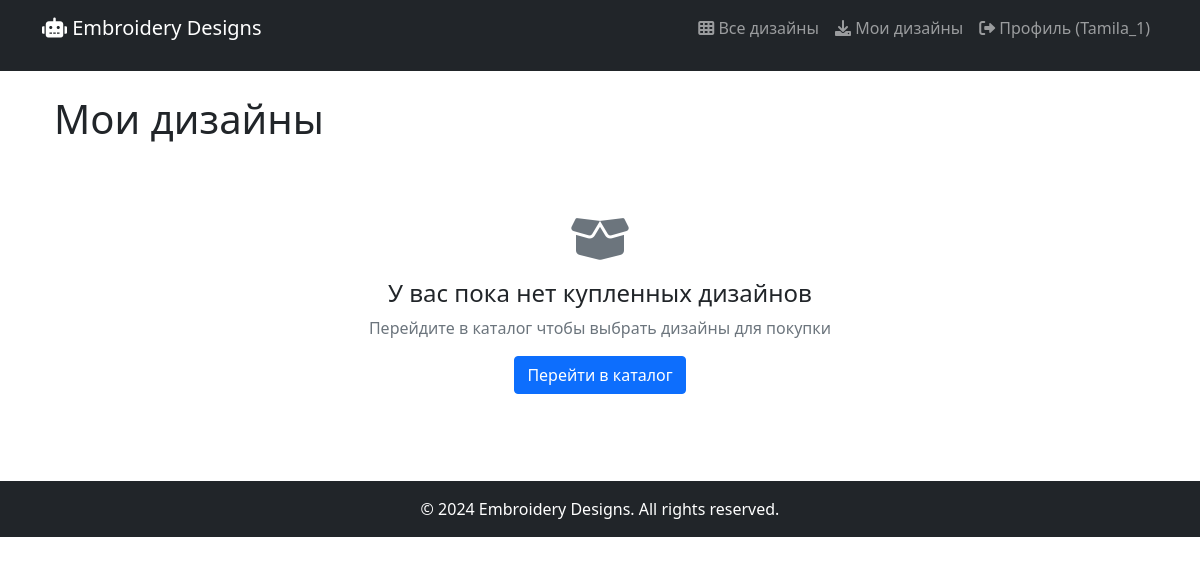
/my-designs/ (signed in), run on an earlier commit of the app's database.
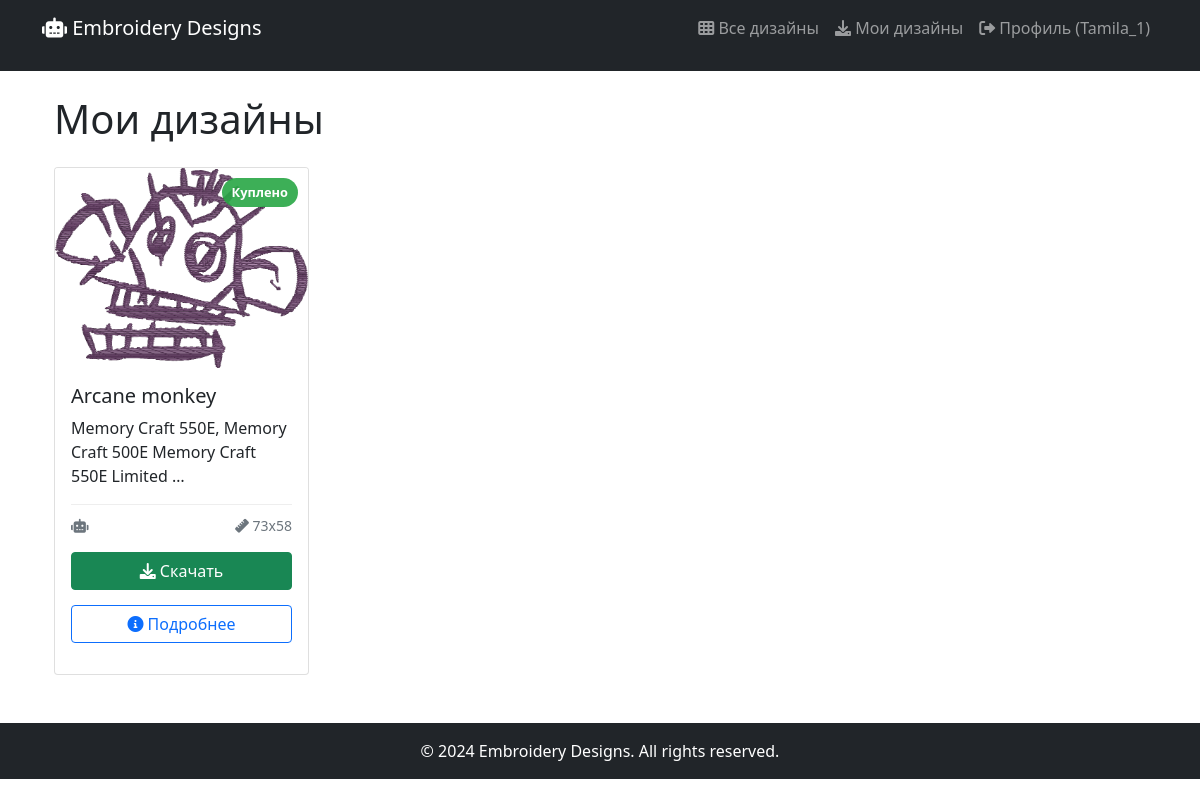
And on a later commit of the database.
### designs/models.py (models this page shows, shortened)
class Design(models.Model):
    title = models.CharField(max_length=200)
    description = models.TextField()
    category = models.ForeignKey(
        Category,
        on_delete=models.CASCADE,
        related_name='designs'
    )
    machine_types = models.ManyToManyField(
        MachineType,
        related_name='designs',
        blank=True
    )
    design_width = models.IntegerField(help_text="Ширина дизайна в мм", default=100)
    design_height = models.IntegerField(help_text="Высота дизайна в мм", default=100)
    stitch_count = models.IntegerField(default=0, help_text="Общее количество стежков в дизайне")
    design_size = models.CharField(max_length=100, help_text="Размер дизайна в мм (например: 100x100)",
                                    blank=True, default="100x100")
    compatible_hoops = models.ManyToManyField(
        HoopSize,
        blank=True,
        verbose_name="Совместимые пяльца",
        help_text="Выберите пяльца, для которых подходит этот дизайн"
    )
    image_preview = models.ImageField(upload_to='designs/previews/')
    plus_storage = PlusFriendlyStorage()
    design_file = models.FileField(upload_to=upload_to_original, storage=plus_storage,
                                    validators=[validate_embroidery_file])
    created_at = models.DateTimeField(auto_now_add=True)
    updated_at = models.DateTimeField(auto_now=True)
    is_active = models.BooleanField(default=True)
    class Meta:
        ordering = ['-created_at']
    def get_file_extension(self):
        if self.design_file:
            return os.path.splitext(self.design_file.name)[1].upper().replace('.', '')
        return ""

### designs/views.py (the view)
# urls.py: path('my-designs/', views.my_designs, name='my_designs'),
@login_required
def my_designs(request):
    purchases = Purchase.objects.filter(user=request.user).select_related('design')
    designs = [purchase.design for purchase in purchases]
    context = {
        'designs': designs,
    }
    return render(request, 'designs/my_designs.html', context)

### designs/templates/designs/my_designs.html (shortened to what this page needs)
{% extends 'base.html' %}
{% block content %}
<div class="container">
    <h1 class="mb-4">Мои дизайны</h1>
    {% if designs %}
    <div class="row">
        {% for design in designs %}
        <div class="col-xl-3 col-lg-4 col-md-6 col-sm-6 mb-4">
            <div class="card h-100">
                <div class="design-image-container">
                    <img src="{{ design.image_preview.url }}" class="card-img-top design-image" alt="{{ design.title }}">
                    <div class="design-price-badge">
                        Куплено
                    </div>
                </div>
                <div class="card-body d-flex flex-column">
                    <h5 class="card-title">{{ design.title }}</h5>
                    <p class="card-text flex-grow-1">{{ design.description|truncatewords:10 }}</p>
                    <div class="design-specs mt-auto">
                        <div class="row small text-muted">
                            <div class="col-6">
                                <i class="fas fa-robot"></i>
                            </div>
                            <div class="col-6 text-end">
                                <i class="fas fa-ruler"></i>
                                {{ design.design_size }}
                            </div>
                        </div>
                    </div>
                    <div class="mt-3">
                        <a href="{{ design.design_file.url }}" class="btn btn-success w-100" download="{{ design.title }}.{{ design.get_file_extension|lower }}">
                            <i class="fas fa-download"></i> Скачать
                        </a>
                        <a href="{% url 'item_info' design.id %}" class="btn btn-outline-primary w-100">
                            <i class="fas fa-info-circle"></i> Подробнее
                        </a>
                    </div>
                </div>
            </div>
        </div>
        {% endfor %}
    </div>
    {% else %}
    <div class="text-center py-5">
        <i class="fas fa-box-open fa-3x text-muted mb-3"></i>
        <h4>У вас пока нет купленных дизайнов</h4>
        <p class="text-muted">Перейдите в каталог чтобы выбрать дизайны для покупки</p>
        <a href="{% url 'design_list' %}" class="btn btn-primary">Перейти в каталог</a>
    </div>
    {% endif %}
</div>
{% endblock %}

What changed in the data, as far as the page shows it:
now on this page (row edited): Design: image_preview (picture), title "Arcane monkey", description "Memory Craft 550E, Memory Craft 500E Memory Craft 550E Limited …", design_size "73x58"
Also different on the page:
text no longer shown: "У вас пока нет купленных дизайнов Перейдите в каталог чтобы выбрать дизайны для покупки Перейти в каталог"
